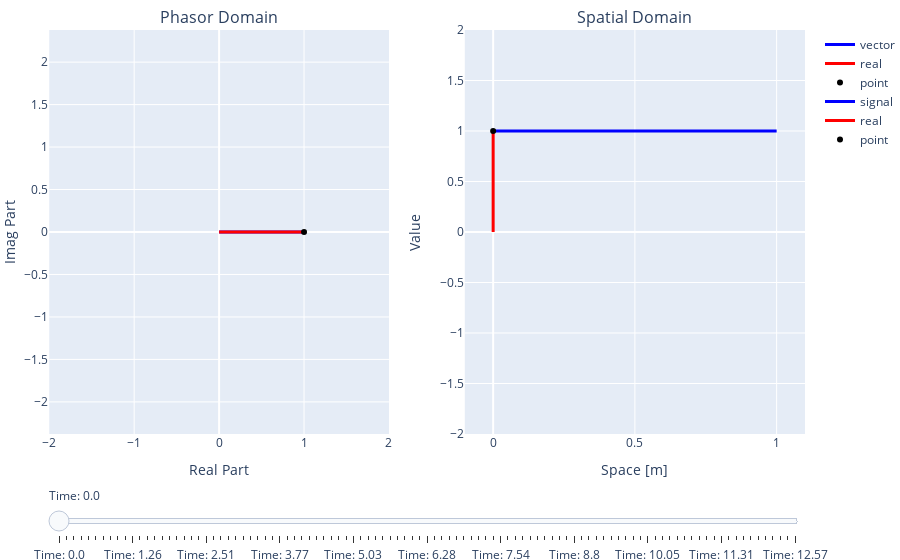

The notebook cell saved with this chart:
### Markdown cell above
## Preliminaries: Complex Numbers and Euler's Equation

Before talking about sinusoids or time domain signals, let's start by coming to grips with Euler's equation. Let's start by asking the question, what does it mean to raise a number to an imaginary power?

$$ e^i = ?$$

Exponential notation, $e^a$, naivly seems to imply $a$ repeated multiplications of $e$. However, recall that exponents have been extended from natural numbers to whole numbers ($e^0 = 1$), integers ($e^{-a} = 1/e^a$), rational numbers ($e^{1/2} = \sqrt{e}$), and real numbers ([$e^\pi - \pi = 20$](https://xkcd.com/217/)). None of these hold on to the concept of repeated multiplication. Instead, they use a different property of exponentiation to derive these relationships (namely, $e^ae^b=e^{a+b} \implies \exp(a)\exp(b) = \exp(a+b)$).

The properties of exponentials can be generalized further to accept complex inputs. Just like how exponentiation can be generalized from repeated multiplication to a function that relates the product of outputs to the sum of inputs, it can be generalized again such that it is a function that is its own derivative.

$$
e^x = \frac{\text{d}e^x}{\text{d}x}
$$

We will first derive Euler's Equation, then examine some of its properties.

### Deriving Euler's Equation from Picard Iterates

Say we want to define a function, $f(x)$, that is equal to its own derivative.
$$f(x) = f'(x)$$

You may already know what the answer is, but let's try to rederive it. We'll start by making a guess.
$$f_0(x) = 1$$

This is a pretty bad guess. We know that $f_0'(x) = 0$, but we need $f_0'(x) = f_0(x) = 1$. 

Watch how we'll improve this iteratively (for a truly rigorous treatment, see [Picard Iterates](https://en.wikipedia.org/wiki/Picard–Lindelöf_theorem)). 

\begin{align}
f_0(x) &= 1 \\
f'_0(x) &= 0\\
\\
f_1(x) &= 1+x \\
f_1'(x) &= 1\\
\\
f_2(x) &= 1 + x + \frac{1}{2}x^2 \\
f'_2(x) &= 1 + x\\

&\vdots \\

f(x) &= 1 + x + \frac{x^2}{2!} + \frac{x^3}{3!} + \dots = \sum_{k=0}^\infty \frac{x^k}{k!}\\
f'(x) &= 1 + x + \frac{x^2}{2!} + \frac{x^3}{3!} + \dots = \sum_{k=0}^\infty \frac{x^k}{k!}
\end{align}

We end up with a familiar equation for the Taylor expansion of $e^x$. Notationally, we can keep the form of $e^x$, but semantically we should refer to this infinite sum. 

::: {.callout-note}
## Exercise

Verify that this does in fact satisfy the product rule for exponentials ($e^ae^b = e^{a+b}$). Convince yourself that every other property of exponentials will hold.

:::

With this form, we can simply plug in $i$ as an argument to see what the result is. In other words: 
$$e^i = 1 +i +\frac{-1}{2} + i\frac{-1}{3!} +\dots$$

The above is just some complex number. It doesn't really simplify well, but we can try extracting some structure by evaluating $e^{i\theta}$ where $\theta \in \mathbb R$.

$$e^{i\theta} = 1 + i\theta + \frac{-\theta^2}{2} + i\frac{-\theta^3}{3!} + \dots \\
= \left(1 - \frac{\theta^2}{2} + \dots \right) + i\left(\theta - \frac{\theta^3}{3!} + \dots \right)$$

If you recall your Taylor Series, you may recognize the right hand side as the series for $\cos{\theta}$ and $\sin{\theta}$. Resulting in

$$e^{i\theta} = \cos{\theta} + i\sin{\theta}$$

Thus, we rederive Euler's Equation.

::: {.callout-info}

The complex exponential of every other base can be obtained by recalling the property that $a^{i\theta} = (e^{\ln a})^{i\theta} = e^{i\theta\ln a}$

:::

### Properties of Euler's Equation
Euler's equation evaluates to some complex number. Plotting this number on the complex plane, we see that $\theta$ corresponds to the angle between the real axis and the point.

### Code cell
slider_steps = np.linspace(0, 4*np.pi, 101)

fig = make_subplots(rows=1, cols=2,
    subplot_titles=("Phasor Domain", "Spatial Domain")
)

fig.add_trace(
    go.Scatter(x=[0, np.cos(0)], y=[0, np.sin(0)],
                line=dict(width=3), line_color="blue", mode="lines", name="vector"),
    row=1, col=1
)
fig.add_trace(
    go.Scatter(x=[0, np.cos(0)], y=[np.sin(0), np.sin(0)],
            line=dict(width=3), line_color="red", mode="lines", name="real"),
    row=1, col=1
)
fig.add_trace(
    go.Scatter(x=[np.cos(0)], y=[np.sin(0)], mode="markers",
            marker_color="black", name="point"),
    row=1, col=1
)

fig.add_trace(
    go.Scatter(x=[0, 1], y=[np.cos(0), np.cos(0)],
                line=dict(width=3), line_color="blue", mode="lines", name="signal"),
    row=1, col=2
)
fig.add_trace(
    go.Scatter(x=[0, 0], y=[0, np.cos(0)],
                line=dict(width=3), line_color="red", mode="lines", name="real"),
    row=1, col=2
)
fig.add_trace(
    go.Scatter(x=[0], y=[np.cos(0)],
            marker_color="black", mode="markers", name="point"),
    row=1, col=2
)

fig.update_xaxes(title_text="Real Part", row=1, col=1)
fig.update_yaxes(title_text="Imag Part", row=1, col=1)
fig.update_xaxes(title_text="Space [m]", row=1, col=2, range=[-0.1, 1.1])
fig.update_yaxes(title_text="Value", row=1, col=2, range=[-2, 2])

fig.update_layout(
    xaxis=dict(range=[-2, 2], scaleanchor="y", constrain="domain"),
    yaxis=dict(range=[-2, 2]),
    sliders=[dict(
        steps=[
            dict(method="animate",
                    args=[[f"{i}"],
                        {"mode": "immediate", "frame": {"duration": 0, "redraw": True}, "transition": {"duration": 0}}],
                    label=rf"Time: {np.round(angle, 2)}")
            for i, angle in enumerate(slider_steps)
        ],
        active=0,
        pad={"t": 50}
    )]
)

fig.frames = [
    go.Frame(
        data=[go.Scatter(x=[0, np.cos(angle)], y=[0, np.sin(angle)],
                            mode="lines",
                            line=dict(width=3)),
                go.Scatter(x=[0, np.cos(angle)], y=[np.sin(angle), np.sin(angle)],
                            mode="lines",
                            line=dict(width=3)),
                go.Scatter(x=[np.cos(angle)], y=[np.sin(angle)], mode="markers"),
                go.Scatter(x=[0, 1], y=[np.cos(angle), np.cos(angle)]),
                go.Scatter(x=[0, 0], y=[0, np.cos(angle)]),
                go.Scatter(x=[0], y=[np.cos(angle)])
                ],
        name=f"{i}"
    )
    for i, angle in enumerate(slider_steps)
]

fig.show()

### Figure 1 — Plotly figure (JSON) as saved in the notebook; plotly's stock layout.template omitted (floating-point values rounded to 4 significant figures)
{"data": [{"line": {"color": "blue", "width": 3}, "mode": "lines", "name": "vector", "type": "scatter", "x": [0, 1.0], "xaxis": "x", "y": [0, 0.0], "yaxis": "y"}, {"line": {"color": "red", "width": 3}, "mode": "lines", "name": "real", "type": "scatter", "x": [0, 1.0], "xaxis": "x", "y": [0.0, 0.0], "yaxis": "y"}, {"marker": {"color": "black"}, "mode": "markers", "name": "point", "type": "scatter", "x": [1.0], "xaxis": "x", "y": [0.0], "yaxis": "y"}, {"line": {"color": "blue", "width": 3}, "mode": "lines", "name": "signal", "type": "scatter", "x": [0, 1], "xaxis": "x2", "y": [1.0, 1.0], "yaxis": "y2"}, {"line": {"color": "red", "width": 3}, "mode": "lines", "name": "real", "type": "scatter", "x": [0, 0], "xaxis": "x2", "y": [0, 1.0], "yaxis": "y2"}, {"marker": {"color": "black"}, "mode": "markers", "name": "point", "type": "scatter", "x": [0], "xaxis": "x2", "y": [1.0], "yaxis": "y2"}], "layout": {"annotations": [{"font": {"size": 16}, "showarrow": false, "text": "Phasor Domain", "x": 0.225, "xanchor": "center", "xref": "paper", "y": 1.0, "yanchor": "bottom", "yref": "paper"}, {"font": {"size": 16}, "showarrow": false, "text": "Spatial Domain", "x": 0.775, "xanchor": "center", "xref": "paper", "y": 1.0, "yanchor": "bottom", "yref": "paper"}], "sliders": [{"active": 0, "pad": {"t": 50}, "steps": [{"args": [["0"], {"frame": {"duration": 0, "redraw": true}, "mode": "immediate", "transition": {"duration": 0}}], "label": "Time: 0.0", "method": "animate"}, {"args": [["1"], {"frame": {"duration": 0, "redraw": true}, "mode": "immediate", "transition": {"duration": 0}}], "label": "Time: 0.13", "method": "animate"}, {"args": [["2"], {"frame": {"duration": 0, "redraw": true}, "mode": "immediate", "transition": {"duration": 0}}], "label": "Time: 0.25", "method": "animate"}, {"args": [["3"], {"frame": {"duration": 0, "redraw": true}, "mode": "immediate", "transition": {"duration": 0}}], "label": "Time: 0.38", "method": "animate"}, {"args": [["4"], {"frame": {"duration": 0, "redraw": true}, "mode": "immediate", "transition": {"duration": 0}}], "label": "Time: 0.5", "method": "animate"}, {"args": [["5"], {"frame": {"duration": 0, "redraw": true}, "mode": "immediate", "transition": {"duration": 0}}], "label": "Time: 0.63", "method": "animate"}, {"args": [["6"], {"frame": {"duration": 0, "redraw": true}, "mode": "immediate", "transition": {"duration": 0}}], "label": "Time: 0.75", "method": "animate"}, {"args": [["7"], {"frame": {"duration": 0, "redraw": true}, "mode": "immediate", "transition": {"duration": 0}}], "label": "Time: 0.88", "method": "animate"}, {"args": [["8"], {"frame": {"duration": 0, "redraw": true}, "mode": "immediate", "transition": {"duration": 0}}], "label": "Time: 1.01", "method": "animate"}, {"args": [["9"], {"frame": {"duration": 0, "redraw": true}, "mode": "immediate", "transition": {"duration": 0}}], "label": "Time: 1.13", "method": "animate"}, {"args": [["10"], {"frame": {"duration": 0, "redraw": true}, "mode": "immediate", "transition": {"duration": 0}}], "label": "Time: 1.26", "method": "animate"}, {"args": [["11"], {"frame": {"duration": 0, "redraw": true}, "mode": "immediate", "transition": {"duration": 0}}], "label": "Time: 1.38", "method": "animate"}, {"args": [["12"], {"frame": {"duration": 0, "redraw": true}, "mode": "immediate", "transition": {"duration": 0}}], "label": "Time: 1.51", "method": "animate"}, {"args": [["13"], {"frame": {"duration": 0, "redraw": true}, "mode": "immediate", "transition": {"duration": 0}}], "label": "Time: 1.63", "method": "animate"}, {"args": [["14"], {"frame": {"duration": 0, "redraw": true}, "mode": "immediate", "transition": {"duration": 0}}], "label": "Time: 1.76", "method": "animate"}, {"args": [["15"], {"frame": {"duration": 0, "redraw": true}, "mode": "immediate", "transition": {"duration": 0}}], "label": "Time: 1.88", "method": "animate"}, {"args": [["16"], {"frame": {"duration": 0, "redraw": true}, "mode": "immediate", "transition": {"duration": 0}}], "label": "Time: 2.01", "method": "animate"}, {"args": [["17"], {"frame": {"duration": 0, "redraw": true}, "mode": "immediate", "transition": {"duration": 0}}], "label": "Time: 2.14", "method": "animate"}, {"args": [["18"], {"frame": {"duration": 0, "redraw": true}, "mode": "immediate", "transition": {"duration": 0}}], "label": "Time: 2.26", "method": "animate"}, {"args": [["19"], {"frame": {"duration": 0, "redraw": true}, "mode": "immediate", "transition": {"duration": 0}}], "label": "Time: 2.39", "method": "animate"}, {"args": [["20"], {"frame": {"duration": 0, "redraw": true}, "mode": "immediate", "transition": {"duration": 0}}], "label": "Time: 2.51", "method": "animate"}, {"args": [["21"], {"frame": {"duration": 0, "redraw": true}, "mode": "immediate", "transition": {"duration": 0}}], "label": "Time: 2.64", "method": "animate"}, {"args": [["22"], {"frame": {"duration": 0, "redraw": true}, "mode": "immediate", "transition": {"duration": 0}}], "label": "Time: 2.76", "method": "animate"}, {"args": [["23"], {"frame": {"duration": 0, "redraw": true}, "mode": "immediate", "transition": {"duration": 0}}], "label": "Time: 2.89", "method": "animate"}, {"args": [["24"], {"frame": {"duration": 0, "redraw": true}, "mode": "immediate", "transition": {"duration": 0}}], "label": "Time: 3.02", "method": "animate"}, {"args": [["25"], {"frame": {"duration": 0, "redraw": true}, "mode": "immediate", "transition": {"duration": 0}}], "label": "Time: 3.14", "method": "animate"}, {"args": [["26"], {"frame": {"duration": 0, "redraw": true}, "mode": "immediate", "transition": {"duration": 0}}], "label": "Time: 3.27", "method": "animate"}, {"args": [["27"], {"frame": {"duration": 0, "redraw": true}, "mode": "immediate", "transition": {"duration": 0}}], "label": "Time: 3.39", "method": "animate"}, {"args": [["28"], {"frame": {"duration": 0, "redraw": true}, "mode": "immediate", "transition": {"duration": 0}}], "label": "Time: 3.52", "method": "animate"}, {"args": [["29"], {"frame": {"duration": 0, "redraw": true}, "mode": "immediate", "transition": {"duration": 0}}], "label": "Time: 3.64", "method": "animate"}, {"args": [["30"], {"frame": {"duration": 0, "redraw": true}, "mode": "immediate", "transition": {"duration": 0}}], "label": "Time: 3.77", "method": "animate"}, {"args": [["31"], {"frame": {"duration": 0, "redraw": true}, "mode": "immediate", "transition": {"duration": 0}}], "label": "Time: 3.9", "method": "animate"}, {"args": [["32"], {"frame": {"duration": 0, "redraw": true}, "mode": "immediate", "transition": {"duration": 0}}], "label": "Time: 4.02", "method": "animate"}, {"args": [["33"], {"frame": {"duration": 0, "redraw": true}, "mode": "immediate", "transition": {"duration": 0}}], "label": "Time: 4.15", "method": "animate"}, {"args": [["34"], {"frame": {"duration": 0, "redraw": true}, "mode": "immediate", "transition": {"duration": 0}}], "label": "Time: 4.27", "method": "animate"}, {"args": [["35"], {"frame": {"duration": 0, "redraw": true}, "mode": "immediate", "transition": {"duration": 0}}], "label": "Time: 4.4", "method": "animate"}, {"args": [["36"], {"frame": {"duration": 0, "redraw": true}, "mode": "immediate", "transition": {"duration": 0}}], "label": "Time: 4.52", "method": "animate"}, {"args": [["37"], {"frame": {"duration": 0, "redraw": true}, "mode": "immediate", "transition": {"duration": 0}}], "label": "Time: 4.65", "method": "animate"}, {"args": [["38"], {"frame": {"duration": 0, "redraw": true}, "mode": "immediate", "transition": {"duration": 0}}], "label": "Time: 4.78", "method": "animate"}, {"args": [["39"], {"frame": {"duration": 0, "redraw": true}, "mode": "immediate", "transition": {"duration": 0}}], "label": "Time: 4.9", "method": "animate"}, {"args": [["40"], {"frame": {"duration": 0, "redraw": true}, "mode": "immediate", "transition": {"duration": 0}}], "label": "Time: 5.03", "method": "animate"}, {"args": [["41"], {"frame": {"duration": 0, "redraw": true}, "mode": "immediate", "transition": {"duration": 0}}], "label": "Time: 5.15", "method": "animate"}, {"args": [["42"], {"frame": {"duration": 0, "redraw": true}, "mode": "immediate", "transition": {"duration": 0}}], "label": "Time: 5.28", "method": "animate"}, {"args": [["43"], {"frame": {"duration": 0, "redraw": true}, "mode": "immediate", "transition": {"duration": 0}}], "label": "Time: 5.4", "method": "animate"}, {"args": [["44"], {"frame": {"duration": 0, "redraw": true}, "mode": "immediate", "transition": {"duration": 0}}], "label": "Time: 5.53", "method": "animate"}, {"args": [["45"], {"frame": {"duration": 0, "redraw": true}, "mode": "immediate", "transition": {"duration": 0}}], "label": "Time: 5.65", "method": "animate"}, {"args": [["46"], {"frame": {"duration": 0, "redraw": true}, "mode": "immediate", "transition": {"duration": 0}}], "label": "Time: 5.78", "method": "animate"}, {"args": [["47"], {"frame": {"duration": 0, "redraw": true}, "mode": "immediate", "transition": {"duration": 0}}], "label": "Time: 5.91", "method": "animate"}, {"args": [["48"], {"frame": {"duration": 0, "redraw": true}, "mode": "immediate", "transition": {"duration": 0}}], "label": "Time: 6.03", "method": "animate"}, {"args": [["49"], {"frame": {"duration": 0, "redraw": true}, "mode": "immediate", "transition": {"duration": 0}}], "label": "Time: 6.16", "method": "animate"}, {"args": [["50"], {"frame": {"duration": 0, "redraw": true}, "mode": "immediate", "transition": {"duration": 0}}], "label": "Time: 6.28", "method": "animate"}, {"args": [["51"], {"frame": {"duration": 0, "redraw": true}, "mode": "immediate", "transition": {"duration": 0}}], "label": "Time: 6.41", "method": "animate"}, {"args": [["52"], {"frame": {"duration": 0, "redraw": true}, "mode": "immediate", "transition": {"duration": 0}}], "label": "Time: 6.53", "method": "animate"}, {"args": [["53"], {"frame": {"duration": 0, "redraw": true}, "mode": "immediate", "transition": {"duration": 0}}], "label": "Time: 6.66", "method": "animate"}, {"args": [["54"], {"frame": {"duration": 0, "redraw": true}, "mode": "immediate", "transition": {"duration": 0}}], "label": "Time: 6.79", "method": "animate"}, {"args": [["55"], {"frame": {"duration": 0, "redraw": true}, "mode": "immediate", "transition": {"duration": 0}}], "label": "Time: 6.91", "method": "animate"}, {"args": [["56"], {"frame": {"duration": 0, "redraw": true}, "mode": "immediate", "transition": {"duration": 0}}], "label": "Time: 7.04", "method": "animate"}, {"args": [["57"], {"frame": {"duration": 0, "redraw": true}, "mode": "immediate", "transition": {"duration": 0}}], "label": "Time: 7.16", "method": "animate"}, {"args": [["58"], {"frame": {"duration": 0, "redraw": true}, "mode": "immediate", "transition": {"duration": 0}}], "label": "Time: 7.29", "method": "animate"}, {"args": [["59"], {"frame": {"duration": 0, "redraw": true}, "mode": "immediate", "transition": {"duration": 0}}], "label": "Time: 7.41", "method": "animate"}, {"args": [["60"], {"frame": {"duration": 0, "redraw": true}, "mode": "immediate", "transition": {"duration": 0}}], "label": "Time: 7.54", "method": "animate"}, {"args": [["61"], {"frame": {"duration": 0, "redraw": true}, "mode": "immediate", "transition": {"duration": 0}}], "label": "Time: 7.67", "method": "animate"}, {"args": [["62"], {"frame": {"duration": 0, "redraw": true}, "mode": "immediate", "transition": {"duration": 0}}], "label": "Time: 7.79", "method": "animate"}, {"args": [["63"], {"frame": {"duration": 0, "redraw": true}, "mode": "immediate", "transition": {"duration": 0}}], "label": "Time: 7.92", "method": "animate"}, {"args": [["64"], {"frame": {"duration": 0, "redraw": true}, "mode": "immediate", "transition": {"duration": 0}}], "label": "Time: 8.04", "method": "animate"}, {"args": [["65"], {"frame": {"duration": 0, "redraw": true}, "mode": "immediate", "transition": {"duration": 0}}], "label": "Time: 8.17", "method": "animate"}, {"args": [["66"], {"frame": {"duration": 0, "redraw": true}, "mode": "immediate", "transition": {"duration": 0}}], "label": "Time: 8.29", "method": "animate"}, {"args": [["67"], {"frame": {"duration": 0, "redraw": true}, "mode": "immediate", "transition": {"duration": 0}}], "label": "Time: 8.42", "method": "animate"}, {"args": [["68"], {"frame": {"duration": 0, "redraw": true}, "mode": "immediate", "transition": {"duration": 0}}], "label": "Time: 8.55", "method": "animate"}, {"args": [["69"], {"frame": {"duration": 0, "redraw": true}, "mode": "immediate", "transition": {"duration": 0}}], "label": "Time: 8.67", "method": "animate"}, {"args": [["70"], {"frame": {"duration": 0, "redraw": true}, "mode": "immediate", "transition": {"duration": 0}}], "label": "Time: 8.8", "method": "animate"}, {"args": [["71"], {"frame": {"duration": 0, "redraw": true}, "mode": "immediate", "transition": {"duration": 0}}], "label": "Time: 8.92", "method": "animate"}, {"args": [["72"], {"frame": {"duration": 0, "redraw": true}, "mode": "immediate", "transition": {"duration": 0}}], "label": "Time: 9.05", "method": "animate"}, {"args": [["73"], {"frame": {"duration": 0, "redraw": true}, "mode": "immediate", "transition": {"duration": 0}}], "label": "Time: 9.17", "method": "animate"}, {"args": [["74"], {"frame": {"duration": 0, "redraw": true}, "mode": "immediate", "transition": {"duration": 0}}], "label": "Time: 9.3", "method": "animate"}, {"args": [["75"], {"frame": {"duration": 0, "redraw": true}, "mode": "immediate", "transition": {"duration": 0}}], "label": "Time: 9.42", "method": "animate"}, {"args": [["76"], {"frame": {"duration": 0, "redraw": true}, "mode": "immediate", "transition": {"duration": 0}}], "label": "Time: 9.55", "method": "animate"}, {"args": [["77"], {"frame": {"duration": 0, "redraw": true}, "mode": "immediate", "transition": {"duration": 0}}], "label": "Time: 9.68", "method": "animate"}, {"args": [["78"], {"frame": {"duration": 0, "redraw": true}, "mode": "immediate", "transition": {"duration": 0}}], "label": "Time: 9.8", "method": "animate"}, {"args": [["79"], {"frame": {"duration": 0, "redraw": true}, "mode": "immediate", "transition": {"duration": 0}}], "label": "Time: 9.93", "method": "animate"}, {"args": [["80"], {"frame": {"duration": 0, "redraw": true}, "mode": "immediate", "transition": {"duration": 0}}], "label": "Time: 10.05", "method": "animate"}, {"args": [["81"], {"frame": {"duration": 0, "redraw": true}, "mode": "immediate", "transition": {"duration": 0}}], "label": "Time: 10.18", "method": "animate"}, {"args": [["82"], {"frame": {"duration": 0, "redraw": true}, "mode": "immediate", "transition": {"duration": 0}}], "label": "Time: 10.3", "method": "animate"}, {"args": [["83"], {"frame": {"duration": 0, "redraw": true}, "mode": "immediate", "transition": {"duration": 0}}], "label": "Time: 10.43", "method": "animate"}, {"args": [["84"], {"frame": {"duration": 0, "redraw": true}, "mode": "immediate", "transition": {"duration": 0}}], "label": "Time: 10.56", "method": "animate"}, {"args": [["85"], {"frame": {"duration": 0, "redraw": true}, "mode": "immediate", "transition": {"duration": 0}}], "label": "Time: 10.68", "method": "animate"}, {"args": [["86"], {"frame": {"duration": 0, "redraw": true}, "mode": "immediate", "transition": {"duration": 0}}], "label": "Time: 10.81", "method": "animate"}, {"args": [["87"], {"frame": {"duration": 0, "redraw": true}, "mode": "immediate", "transition": {"duration": 0}}], "label": "Time: 10.93", "method": "animate"}, {"args": [["88"], {"frame": {"duration": 0, "redraw": true}, "mode": "immediate", "transition": {"duration": 0}}], "label": "Time: 11.06", "method": "animate"}, {"args": [["89"], {"frame": {"duration": 0, "redraw": true}, "mode": "immediate", "transition": {"duration": 0}}], "label": "Time: 11.18", "method": "animate"}, {"args": [["90"], {"frame": {"duration": 0, "redraw": true}, "mode": "immediate", "transition": {"duration": 0}}], "label": "Time: 11.31", "method": "animate"}, {"args": [["91"], {"frame": {"duration": 0, "redraw": true}, "mode": "immediate", "transition": {"duration": 0}}], "label": "Time: 11.44", "method": "animate"}, {"args": [["92"], {"frame": {"duration": 0, "redraw": true}, "mode": "immediate", "transition": {"duration": 0}}], "label": "Time: 11.56", "method": "animate"}, {"args": [["93"], {"frame": {"duration": 0, "redraw": true}, "mode": "immediate", "transition": {"duration": 0}}], "label": "Time: 11.69", "method": "animate"}, {"args": [["94"], {"frame": {"duration": 0, "redraw": true}, "mode": "immediate", "transition": {"duration": 0}}], "label": "Time: 11.81", "method": "animate"}, {"args": [["95"], {"frame": {"duration": 0, "redraw": true}, "mode": "immediate", "transition": {"duration": 0}}], "label": "Time: 11.94", "method": "animate"}, {"args": [["96"], {"frame": {"duration": 0, "redraw": true}, "mode": "immediate", "transition": {"duration": 0}}], "label": "Time: 12.06", "method": "animate"}, {"args": [["97"], {"frame": {"duration": 0, "redraw": true}, "mode": "immediate", "transition": {"duration": 0}}], "label": "Time: 12.19", "method": "animate"}, {"args": [["98"], {"frame": {"duration": 0, "redraw": true}, "mode": "immediate", "transition": {"duration": 0}}], "label": "Time: 12.32", "method": "animate"}, {"args": [["99"], {"frame": {"duration": 0, "redraw": true}, "mode": "immediate", "transition": {"duration": 0}}], "label": "Time: 12.44", "method": "animate"}, {"args": [["100"], {"frame": {"duration": 0, "redraw": true}, "mode": "immediate", "transition": {"duration": 0}}], "label": "Time: 12.57", "method": "animate"}]}], "xaxis": {"anchor": "y", "constrain": "domain", "domain": [0.0, 0.45], "range": [-2, 2], "scaleanchor": "y", "title": {"text": "Real Part"}}, "xaxis2": {"anchor": "y2", "domain": [0.55, 1.0], "range": [-0.1, 1.1], "title": {"text": "Space [m]"}}, "yaxis": {"anchor": "x", "domain": [0.0, 1.0], "range": [-2, 2], "title": {"text": "Imag Part"}}, "yaxis2": {"anchor": "x2", "domain": [0.0, 1.0], "range": [-2, 2], "title": {"text": "Value"}}}}
